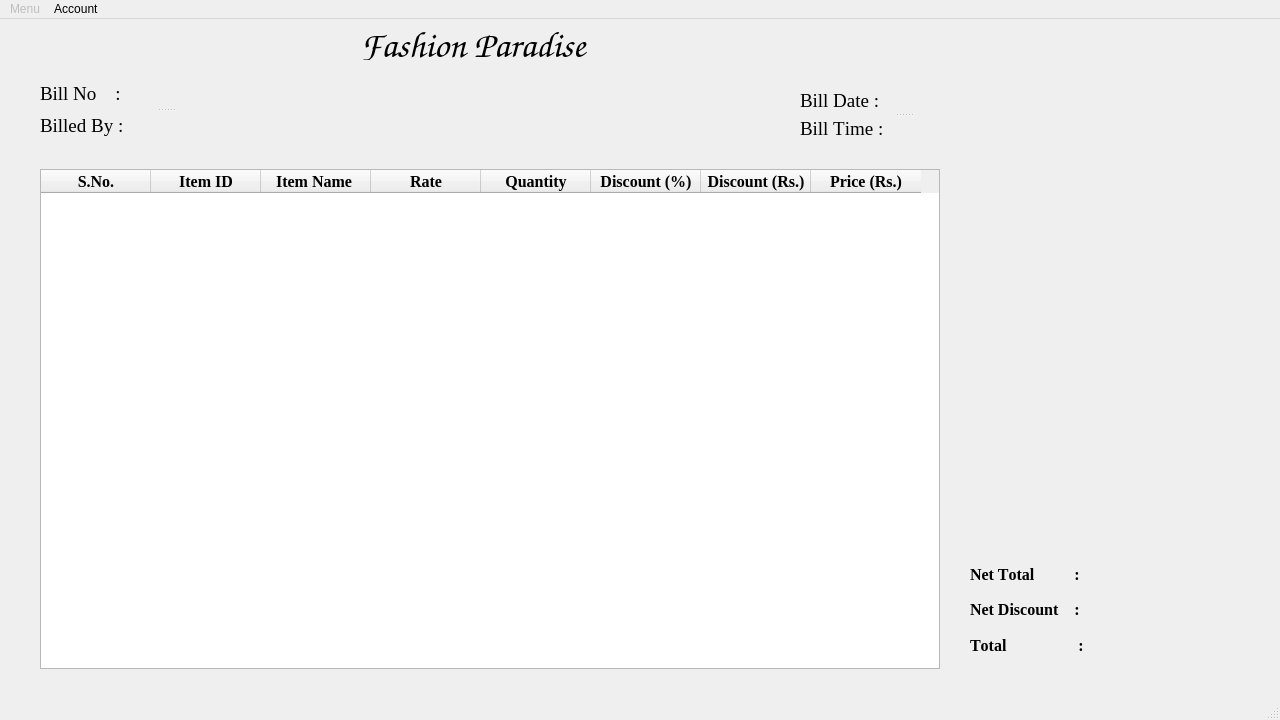
<?xml version="1.0" encoding="UTF-8"?>
<ui version="4.0">
 <class>MainWindow</class>
 <widget class="QMainWindow" name="MainWindow">
  <property name="geometry">
   <rect>
    <x>0</x>
    <y>0</y>
    <width>1280</width>
    <height>720</height>
   </rect>
  </property>
  <property name="minimumSize">
   <size>
    <width>1280</width>
    <height>720</height>
   </size>
  </property>
  <property name="maximumSize">
   <size>
    <width>3840</width>
    <height>2160</height>
   </size>
  </property>
  <property name="font">
   <font>
    <kerning>false</kerning>
   </font>
  </property>
  <property name="windowTitle">
   <string>MainWindow</string>
  </property>
  <widget class="QWidget" name="centralwidget">
   <widget class="QTableWidget" name="Bill_Table">
    <property name="geometry">
     <rect>
      <x>40</x>
      <y>150</y>
      <width>900</width>
      <height>500</height>
     </rect>
    </property>
    <property name="minimumSize">
     <size>
      <width>0</width>
      <height>0</height>
     </size>
    </property>
    <property name="maximumSize">
     <size>
      <width>900</width>
      <height>500</height>
     </size>
    </property>
    <property name="verticalScrollBarPolicy">
     <enum>Qt::ScrollBarAlwaysOff</enum>
    </property>
    <property name="horizontalScrollBarPolicy">
     <enum>Qt::ScrollBarAlwaysOff</enum>
    </property>
    <property name="sizeAdjustPolicy">
     <enum>QAbstractScrollArea::AdjustToContents</enum>
    </property>
    <property name="showGrid">
     <bool>true</bool>
    </property>
    <property name="gridStyle">
     <enum>Qt::NoPen</enum>
    </property>
    <attribute name="horizontalHeaderVisible">
     <bool>true</bool>
    </attribute>
    <attribute name="horizontalHeaderCascadingSectionResizes">
     <bool>true</bool>
    </attribute>
    <attribute name="horizontalHeaderDefaultSectionSize">
     <number>110</number>
    </attribute>
    <attribute name="verticalHeaderVisible">
     <bool>false</bool>
    </attribute>
    <attribute name="verticalHeaderCascadingSectionResizes">
     <bool>true</bool>
    </attribute>
    <column>
     <property name="text">
      <string>S.No.</string>
     </property>
     <property name="font">
      <font>
       <family>Times New Roman</family>
       <pointsize>12</pointsize>
       <bold>true</bold>
       <stylestrategy>PreferAntialias</stylestrategy>
       <kerning>false</kerning>
      </font>
     </property>
     <property name="foreground">
      <brush brushstyle="SolidPattern">
       <color alpha="255">
        <red>0</red>
        <green>0</green>
        <blue>0</blue>
       </color>
      </brush>
     </property>
    </column>
    <column>
     <property name="text">
      <string>Item ID</string>
     </property>
     <property name="font">
      <font>
       <family>Times New Roman</family>
       <pointsize>12</pointsize>
       <bold>true</bold>
       <kerning>true</kerning>
      </font>
     </property>
    </column>
    <column>
     <property name="text">
      <string>Item Name </string>
     </property>
     <property name="font">
      <font>
       <family>Times New Roman</family>
       <pointsize>12</pointsize>
       <bold>true</bold>
       <kerning>false</kerning>
      </font>
     </property>
    </column>
    <column>
     <property name="text">
      <string>Rate</string>
     </property>
     <property name="font">
      <font>
       <family>Times New Roman</family>
       <pointsize>12</pointsize>
       <bold>true</bold>
       <kerning>false</kerning>
      </font>
     </property>
    </column>
    <column>
     <property name="text">
      <string>Quantity</string>
     </property>
     <property name="font">
      <font>
       <family>Times New Roman</family>
       <pointsize>12</pointsize>
       <bold>true</bold>
       <kerning>false</kerning>
      </font>
     </property>
    </column>
    <column>
     <property name="text">
      <string>Discount (%)</string>
     </property>
     <property name="font">
      <font>
       <family>Times New Roman</family>
       <pointsize>12</pointsize>
       <bold>true</bold>
       <kerning>false</kerning>
      </font>
     </property>
    </column>
    <column>
     <property name="text">
      <string>Discount (Rs.)</string>
     </property>
     <property name="font">
      <font>
       <family>Times New Roman</family>
       <pointsize>12</pointsize>
       <bold>true</bold>
       <kerning>false</kerning>
      </font>
     </property>
    </column>
    <column>
     <property name="text">
      <string>Price (Rs.)</string>
     </property>
     <property name="font">
      <font>
       <family>Times New Roman</family>
       <pointsize>12</pointsize>
       <bold>true</bold>
       <kerning>false</kerning>
      </font>
     </property>
    </column>
   </widget>
   <widget class="QSplitter" name="splitter">
    <property name="geometry">
     <rect>
      <x>40</x>
      <y>60</y>
      <width>251</width>
      <height>61</height>
     </rect>
    </property>
    <property name="orientation">
     <enum>Qt::Vertical</enum>
    </property>
    <widget class="QLabel" name="Bill_Number_Label">
     <property name="font">
      <font>
       <family>Times New Roman</family>
       <pointsize>14</pointsize>
       <kerning>false</kerning>
      </font>
     </property>
     <property name="whatsThis">
      <string extracomment="Bill Identification Number"/>
     </property>
     <property name="text">
      <string>Bill No    :     </string>
     </property>
    </widget>
    <widget class="QLabel" name="Billed_By_Label">
     <property name="font">
      <font>
       <family>Times New Roman</family>
       <pointsize>14</pointsize>
       <kerning>false</kerning>
      </font>
     </property>
     <property name="whatsThis">
      <string extracomment="Staff who is billing"/>
     </property>
     <property name="text">
      <string>Billed By :                          </string>
     </property>
    </widget>
   </widget>
   <widget class="QSplitter" name="splitter_2">
    <property name="geometry">
     <rect>
      <x>800</x>
      <y>70</y>
      <width>207</width>
      <height>51</height>
     </rect>
    </property>
    <property name="orientation">
     <enum>Qt::Vertical</enum>
    </property>
    <widget class="QLabel" name="Bill_Date_Label">
     <property name="sizePolicy">
      <sizepolicy hsizetype="Fixed" vsizetype="Fixed">
       <horstretch>0</horstretch>
       <verstretch>0</verstretch>
      </sizepolicy>
     </property>
     <property name="font">
      <font>
       <family>Times New Roman</family>
       <pointsize>14</pointsize>
       <kerning>false</kerning>
      </font>
     </property>
     <property name="whatsThis">
      <string extracomment="Date of the Bill"/>
     </property>
     <property name="frameShape">
      <enum>QFrame::NoFrame</enum>
     </property>
     <property name="text">
      <string>Bill Date :                           </string>
     </property>
    </widget>
    <widget class="QLabel" name="Bill_Time_Label">
     <property name="font">
      <font>
       <family>Times New Roman</family>
       <pointsize>14</pointsize>
       <kerning>false</kerning>
      </font>
     </property>
     <property name="whatsThis">
      <string extracomment="Time of the Bill"/>
     </property>
     <property name="text">
      <string>Bill Time :                    </string>
     </property>
    </widget>
   </widget>
   <widget class="QLabel" name="label">
    <property name="geometry">
     <rect>
      <x>270</x>
      <y>10</y>
      <width>61</width>
      <height>61</height>
     </rect>
    </property>
    <property name="text">
     <string>&lt;html&gt;&lt;head/&gt;&lt;body&gt;&lt;p&gt;&lt;img src=&quot;:/My_Icon_Resized_Pro.jpg&quot;/&gt;&lt;/p&gt;&lt;/body&gt;&lt;/html&gt;</string>
    </property>
   </widget>
   <widget class="QLabel" name="label_2">
    <property name="geometry">
     <rect>
      <x>360</x>
      <y>10</y>
      <width>301</width>
      <height>31</height>
     </rect>
    </property>
    <property name="font">
     <font>
      <family>Comic Sans MS</family>
      <pointsize>28</pointsize>
      <kerning>false</kerning>
     </font>
    </property>
    <property name="text">
     <string>Fashion Paradise</string>
    </property>
   </widget>
   <widget class="QWidget" name="">
    <property name="geometry">
     <rect>
      <x>970</x>
      <y>540</y>
      <width>291</width>
      <height>101</height>
     </rect>
    </property>
    <layout class="QVBoxLayout" name="verticalLayout">
     <item>
      <widget class="QLabel" name="Net_Total_Label">
       <property name="font">
        <font>
         <family>Times New Roman</family>
         <pointsize>12</pointsize>
         <bold>true</bold>
         <kerning>false</kerning>
        </font>
       </property>
       <property name="text">
        <string>Net Total          :</string>
       </property>
      </widget>
     </item>
     <item>
      <widget class="QLabel" name="Net_Discount_Label">
       <property name="font">
        <font>
         <family>Times New Roman</family>
         <pointsize>12</pointsize>
         <bold>true</bold>
         <kerning>false</kerning>
        </font>
       </property>
       <property name="text">
        <string>Net Discount    :</string>
       </property>
      </widget>
     </item>
     <item>
      <widget class="QLabel" name="Total_Label">
       <property name="font">
        <font>
         <family>Times New Roman</family>
         <pointsize>12</pointsize>
         <bold>true</bold>
         <kerning>false</kerning>
        </font>
       </property>
       <property name="text">
        <string>Total                  :</string>
       </property>
      </widget>
     </item>
    </layout>
   </widget>
  </widget>
  <widget class="QMenuBar" name="My_Menu">
   <property name="geometry">
    <rect>
     <x>0</x>
     <y>0</y>
     <width>1280</width>
     <height>22</height>
    </rect>
   </property>
   <widget class="QMenu" name="New_Bill_Tab">
    <property name="enabled">
     <bool>false</bool>
    </property>
    <property name="title">
     <string>Menu</string>
    </property>
    <widget class="QMenu" name="menuStock">
     <property name="enabled">
      <bool>false</bool>
     </property>
     <property name="title">
      <string>Stock</string>
     </property>
     <addaction name="Stock_Menu"/>
     <addaction name="Sales_Menu"/>
    </widget>
    <widget class="QMenu" name="menuSales">
     <property name="enabled">
      <bool>false</bool>
     </property>
     <property name="title">
      <string>Sales</string>
     </property>
     <addaction name="actionToday_s_Sales"/>
     <addaction name="actionPrevious_Sales"/>
    </widget>
    <addaction name="menuStock"/>
    <addaction name="menuSales"/>
    <addaction name="Staff_Management_Menu"/>
   </widget>
   <widget class="QMenu" name="Quit_Tab">
    <property name="title">
     <string>Account </string>
    </property>
    <addaction name="Profile"/>
    <addaction name="actionLogout"/>
   </widget>
   <addaction name="New_Bill_Tab"/>
   <addaction name="Quit_Tab"/>
  </widget>
  <widget class="QStatusBar" name="statusbar"/>
  <action name="actionProfile">
   <property name="text">
    <string>Profile</string>
   </property>
  </action>
  <action name="Stock_Menu">
   <property name="text">
    <string>View Stock</string>
   </property>
  </action>
  <action name="Sales_Menu">
   <property name="text">
    <string>Update Stock</string>
   </property>
  </action>
  <action name="actionToday_s_Sales">
   <property name="text">
    <string>Today's Sales</string>
   </property>
  </action>
  <action name="actionPrevious_Sales">
   <property name="text">
    <string>Previous Sales</string>
   </property>
  </action>
  <action name="Staff_Management_Menu">
   <property name="enabled">
    <bool>true</bool>
   </property>
   <property name="text">
    <string>Staff Management </string>
   </property>
  </action>
  <action name="Profile">
   <property name="text">
    <string>Profile </string>
   </property>
  </action>
  <action name="actionLogout">
   <property name="text">
    <string>Logout and Exit</string>
   </property>
  </action>
  <action name="Exit_Button">
   <property name="text">
    <string>Logout and Exit</string>
   </property>
  </action>
 </widget>
 <resources>
  <include location="Qt resources/Report_Manager/image.qrc"/>
  <include location="BMS.qrc"/>
 </resources>
 <connections/>
</ui>
